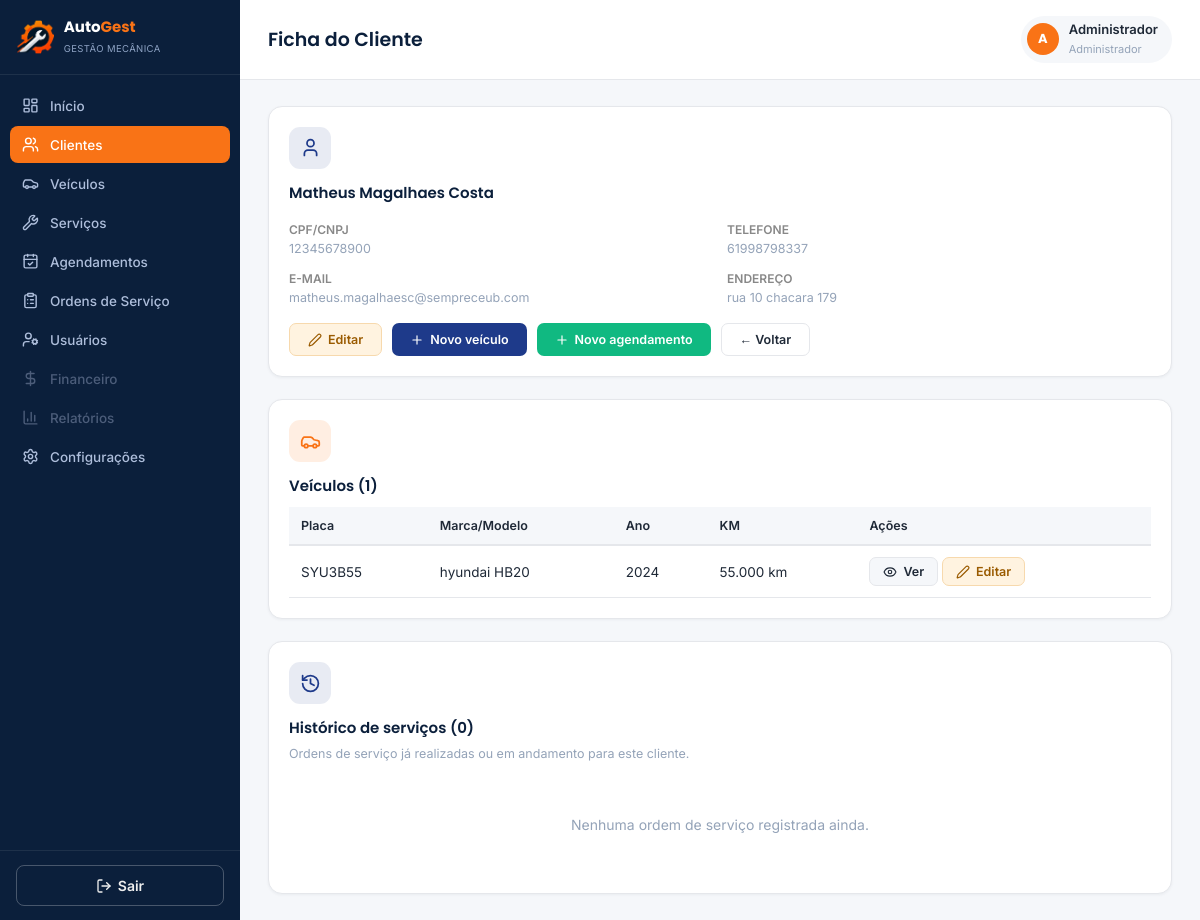
The page /cliente_ver.php?id=1 (signed in) on the database its author committed.
### tables this page shows
CREATE TABLE clientes (
    id INTEGER PRIMARY KEY AUTOINCREMENT,
    nome VARCHAR(150) NOT NULL,
    cpf_cnpj VARCHAR(20),
    telefone VARCHAR(20) NOT NULL,
    email VARCHAR(150),
    endereco VARCHAR(200),
    criado_em TIMESTAMP DEFAULT CURRENT_TIMESTAMP
);

CREATE TABLE veiculos (
    id INTEGER PRIMARY KEY AUTOINCREMENT,
    cliente_id INTEGER NOT NULL,
    placa VARCHAR(8) NOT NULL,
    marca VARCHAR(60),
    modelo VARCHAR(60) NOT NULL,
    ano VARCHAR(4),
    km INTEGER DEFAULT 0,
    cor VARCHAR(40),
    combustivel VARCHAR(20) DEFAULT 'flex' CHECK (combustivel IN ('flex','gasolina','etanol','diesel','hibrido','eletrico')),
    criado_em TIMESTAMP DEFAULT CURRENT_TIMESTAMP,
    FOREIGN KEY (cliente_id) REFERENCES clientes(id) ON DELETE CASCADE
);

### includes/repo.php (called while the page is built, shortened)
<?php
function buscarCliente(int $id)
{
    $pdo = Database::getConnection();
    $stmt = $pdo->prepare('SELECT * FROM clientes WHERE id = ?');
    $stmt->execute([$id]);
    return $stmt->fetch();
}
function listarVeiculosDoCliente(int $clienteId): array
{
    $pdo = Database::getConnection();
    $stmt = $pdo->prepare('SELECT * FROM veiculos WHERE cliente_id = ? ORDER BY modelo');
    $stmt->execute([$clienteId]);
    return $stmt->fetchAll();
}
function baseSelectOS(): string
{
    return "SELECT os.*, c.nome AS cliente_nome, c.telefone AS cliente_telefone,
                   v.marca, v.modelo AS veiculo_modelo, v.placa AS veiculo_placa,
                   m.nome AS mecanico_nome
            FROM ordens_servico os
            JOIN clientes c ON c.id = os.cliente_id
            JOIN veiculos v ON v.id = os.veiculo_id
            LEFT JOIN usuarios m ON m.id = os.mecanico_id";
}
function listarOS(array $filtros = []): array
{
    $pdo = Database::getConnection();
    $sql = baseSelectOS();
    $cond = [];
    $params = [];
    if (!empty($filtros['cliente_id']))  { $cond[] = 'os.cliente_id = ?'; $params[] = $filtros['cliente_id']; }
    if ($cond) $sql .= ' WHERE ' . implode(' AND ', $cond);
    $sql .= ' ORDER BY os.id DESC';
    $stmt = $pdo->prepare($sql);
    $stmt->execute($params);
    return $stmt->fetchAll();
}
function historicoOSDoCliente(int $clienteId): array
{
    return listarOS(['cliente_id' => $clienteId]);
}

### cliente_ver.php (the view, shortened to what this page needs)
<?php
require_once __DIR__ . '/includes/repo.php';
$id = (int) ($_GET['id'] ?? 0);
$cliente = buscarCliente($id);
$veiculos = listarVeiculosDoCliente($id);
$historicoOS = historicoOSDoCliente($id);
require __DIR__ . '/includes/header.php';
?>
<div class="cards-grid" style="grid-template-columns: 1fr; gap: 22px;">
    <div class="card">
        <div class="card-icon-wrap"><i data-lucide="user"></i></div>
        <h3><?= htmlspecialchars($cliente['nome']) ?></h3>
        <div class="form-row" style="margin-top:14px;">
            <div><strong style="font-size:12px; color:#888;">CPF/CNPJ</strong><p style="margin:2px 0 0;"><?= htmlspecialchars($cliente['cpf_cnpj'] ?: '—') ?></p></div>
            <div><strong style="font-size:12px; color:#888;">TELEFONE</strong><p style="margin:2px 0 0;"><?= htmlspecialchars($cliente['telefone']) ?></p></div>
        </div>
        <div class="form-row" style="margin-top:8px;">
            <div><strong style="font-size:12px; color:#888;">E-MAIL</strong><p style="margin:2px 0 0;"><?= htmlspecialchars($cliente['email'] ?: '—') ?></p></div>
            <div><strong style="font-size:12px; color:#888;">ENDEREÇO</strong><p style="margin:2px 0 0;"><?= htmlspecialchars($cliente['endereco'] ?: '—') ?></p></div>
        </div>
        <div style="margin-top:16px; display:flex; gap:10px; flex-wrap:wrap;">
            <a href="cliente_form.php?id=<?= $cliente['id'] ?>" class="btn btn-yellow btn-sm" style="padding:8px 18px;"><i data-lucide="edit-2" class="icon"></i> Editar</a>
            <a href="veiculo_form.php?cliente_id=<?= $cliente['id'] ?>" class="btn btn-blue btn-sm" style="padding:8px 18px;"><i data-lucide="plus" class="icon"></i> Novo veículo</a>
            <?php if (!empty($veiculos)): ?>
                <a href="agendamento_form.php?cliente_id=<?= $cliente['id'] ?>" class="btn btn-success btn-sm" style="padding:8px 18px;"><i data-lucide="plus" class="icon"></i> Novo agendamento</a>
            <?php endif; ?>
            <a href="clientes.php" class="btn btn-outline btn-sm" style="padding:8px 18px;">← Voltar</a>
        </div>
    </div>
    <div class="card">
        <div class="card-icon-wrap laranja"><i data-lucide="car"></i></div>
        <h3>Veículos (<?= count($veiculos) ?>)</h3>
        <?php if (empty($veiculos)): ?>
            <div class="empty-state">Nenhum veículo cadastrado para este cliente.</div>
        <?php else: ?>
            <div style="overflow-x:auto; margin-top:10px;">
                <table class="data-table">
                    <thead><tr><th>Placa</th><th>Marca/Modelo</th><th>Ano</th><th>KM</th><th>Ações</th></tr></thead>
                    <tbody>
                    <?php foreach ($veiculos as $v): ?>
                        <tr>
                            <td><?= htmlspecialchars($v['placa']) ?></td>
                            <td><?= htmlspecialchars($v['marca'] ?: '') ?> <?= htmlspecialchars($v['modelo']) ?></td>
                            <td><?= htmlspecialchars($v['ano'] ?: '—') ?></td>
                            <td><?= number_format((int) $v['km'], 0, ',', '.') ?> km</td>
                            <td>
                                <a href="veiculo_ver.php?id=<?= $v['id'] ?>" class="btn btn-sm btn-gray"><i data-lucide="eye" class="icon"></i> Ver</a>
                                <a href="veiculo_form.php?id=<?= $v['id'] ?>" class="btn btn-sm btn-yellow"><i data-lucide="edit-2" class="icon"></i> Editar</a>
                            </td>
                        </tr>
                    <?php endforeach; ?>
                    </tbody>
                </table>
            </div>
        <?php endif; ?>
    </div>
    <div class="card">
        <div class="card-icon-wrap"><i data-lucide="history"></i></div>
        <h3>Histórico de serviços (<?= count($historicoOS) ?>)</h3>
        <p>Ordens de serviço já realizadas ou em andamento para este cliente.</p>
        <?php if (empty($historicoOS)): ?>
            <div class="empty-state">Nenhuma ordem de serviço registrada ainda.</div>
        <?php endif; ?>
    </div>
</div>
<?php require __DIR__ . '/includes/footer.php'; ?>

### assets/css/style.css (style rules this page uses)
:root { --azul-escuro: #0B1F3B; --azul-principal: #1E3A8A; --laranja: #F97316; --laranja-claro: #FB923C; --cinza-escuro: #1F2937; --branco: #FFFFFF; --cinza-claro: #E5E7EB; --cinza-medio: #94A3B8; --verde-sucesso: #10B981; --vermelho-erro: #EF4444; --fundo-suave: #F5F7FA; --fonte-titulos: 'Poppins', sans-serif; --fonte-texto: 'Inter', sans-serif; }
* { box-sizing: border-box; }
body { margin: 0; font-family: var(--fonte-texto); font-weight: 400; background: var(--fundo-suave); color: var(--cinza-escuro); }
a { color: inherit; text-decoration: none; }
h1, h2, h3, .fonte-titulo { font-family: var(--fonte-titulos); }
.btn { display: inline-flex; align-items: center; justify-content: center; gap: 6px; border: none; border-radius: 8px; padding: 11px 18px; font-size: 14px; font-weight: 600; font-family: var(--fonte-texto); cursor: pointer; text-align: center; transition: filter .12s, transform .05s; }
.btn svg, .btn .icon { width: 16px; height: 16px; flex-shrink: 0; }
.btn-success { background: var(--verde-sucesso); color: var(--branco); }
.btn-outline { background: var(--branco); border: 1.5px solid var(--cinza-claro); color: var(--cinza-escuro); }
.btn-sm { padding: 6px 13px; font-size: 12.5px; border-radius: 7px; }
.btn-sm svg, .btn-sm .icon { width: 14px; height: 14px; }
.btn-blue { background: var(--azul-principal); color: var(--branco); border: none; }
.btn-yellow { background: #fff3e0; color: #9a5b00; border: 1px solid #f7d9ad; }
.btn-gray { background: var(--fundo-suave); color: var(--cinza-escuro); border: 1px solid var(--cinza-claro); }
.cards-grid { display: grid; grid-template-columns: repeat(auto-fit, minmax(220px, 1fr)); gap: 18px; }
.card { background: var(--branco); border-radius: 14px; padding: 20px; border: 1px solid var(--cinza-claro); box-shadow: 0 1px 3px rgba(11,31,59,0.05); }
.card .card-icon-wrap { width: 42px; height: 42px; border-radius: 11px; display: flex; align-items: center; justify-content: center; background: rgba(30,58,138,0.1); color: var(--azul-principal); margin-bottom: 12px; }
.card .card-icon-wrap svg { width: 21px; height: 21px; }
.card .card-icon-wrap.laranja { background: rgba(249,115,22,0.12); color: var(--laranja); }
.card h3 { margin: 0 0 6px; font-size: 15px; font-weight: 600; color: var(--azul-escuro); }
.card p { margin: 0 0 12px; font-size: 12.5px; color: var(--cinza-medio); line-height: 1.5; }
.data-table { width: 100%; border-collapse: collapse; font-size: 13.5px; background: var(--branco); }
.data-table thead th { background: var(--fundo-suave); color: var(--cinza-escuro); text-align: left; padding: 11px 12px; font-weight: 600; font-size: 12.5px; border-bottom: 2px solid var(--cinza-claro); }
.data-table tbody td { padding: 11px 12px; border-bottom: 1px solid var(--cinza-claro); color: var(--cinza-escuro); }
.form-row { display: grid; grid-template-columns: 1fr 1fr; gap: 14px; }
.empty-state { text-align: center; padding: 40px 20px; color: var(--cinza-medio); font-size: 14px; }
.icon { width: 16px; height: 16px; vertical-align: -3px; stroke-width: 2; }

### rows shown on the page
clientes: nome "Matheus Magalhaes Costa", cpf_cnpj "12345678900", telefone "61998798337", email "matheus.magalhaesc@sempreceub.com", endereco "rua 10 chacara 179"
veiculos: placa "SYU3B55", marca "hyundai", modelo "HB20", ano "2024", km "55.000"

### other values the page prints
$tituloPagina "Ficha do Cliente"
$iniciais ?: '?' "A"
$_SESSION['user_nome'] "Administrador"
nomePerfil($perfilAtual) "Administrador"
count($veiculos) "1"
count($historicoOS) "0"
